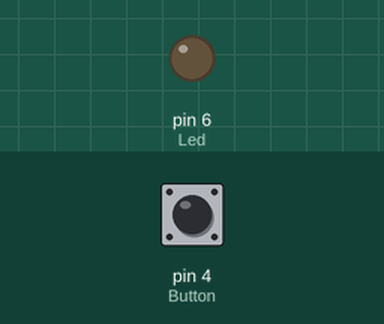
Recording of a sketch running on a simulated Arduino Uno, built with avr-gcc and run on an emulated ATmega328P. Parts: output pins drawn as LEDs (lit = HIGH). Inputs (shaded band) come from the test bench; at power-on: pin 4 (Button) HIGH.

Above: at 1.2 s.
1.3 s: pin 4 (Button) pulled LOW for 0.15 s
At 1.37 s:
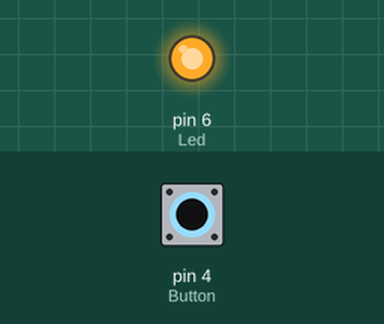
2.9 s: pin 4 (Button) pulled LOW for 3.2 s
At 7.0 s:
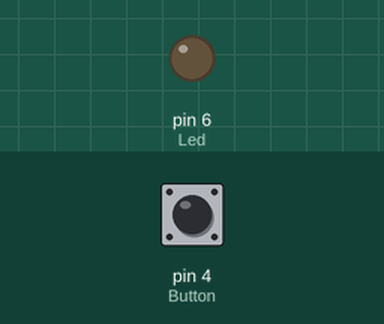
Timing chart, 0 to 8.5 s (numbered marks = the images above; inputs shaded):
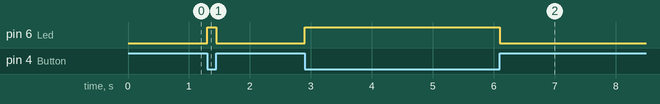

The sketch:

turn_on_led.ino
```cpp
// number of the pins should be assigned here
int Led = 6;
int Button = 4;

void setup() {
  // initialize digital pin LED as an output.
  pinMode(Led, OUTPUT);
  pinMode(Button, INPUT_PULLUP);
}

// the loop function runs over and over again forever
void loop() {
  if (digitalRead(Button) == 0) {
    digitalWrite(Led, 1);   // turn the LED on (HIGH is the voltage level)
    }
  else {
    digitalWrite(Led, 0);
    }
  // put your main code here, to run repeatedly:

}
```

Measured:
- after the input at 1.3 s, pin 6 (Led): LOW → HIGH at once, → LOW 0.15 s later
- after the input at 2.9 s, pin 6 (Led): LOW → HIGH at once, → LOW 3.2 s later
